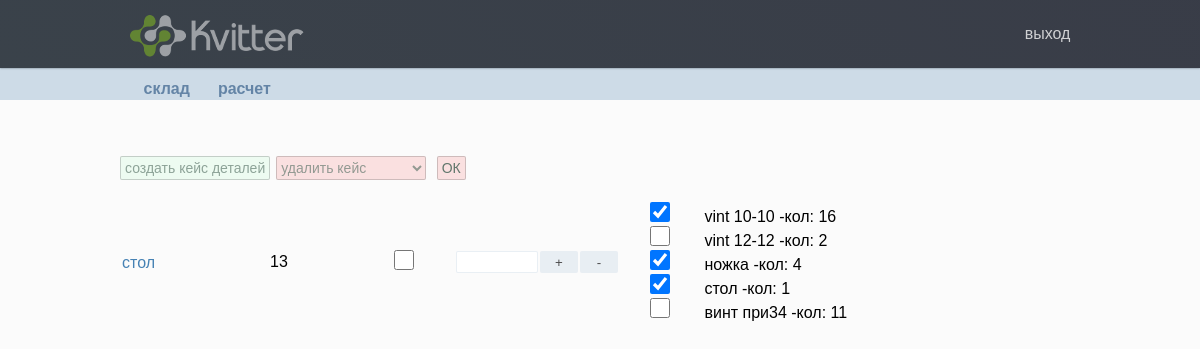
/sklad/product/stol/ (signed in), run on an earlier commit of the app's database.
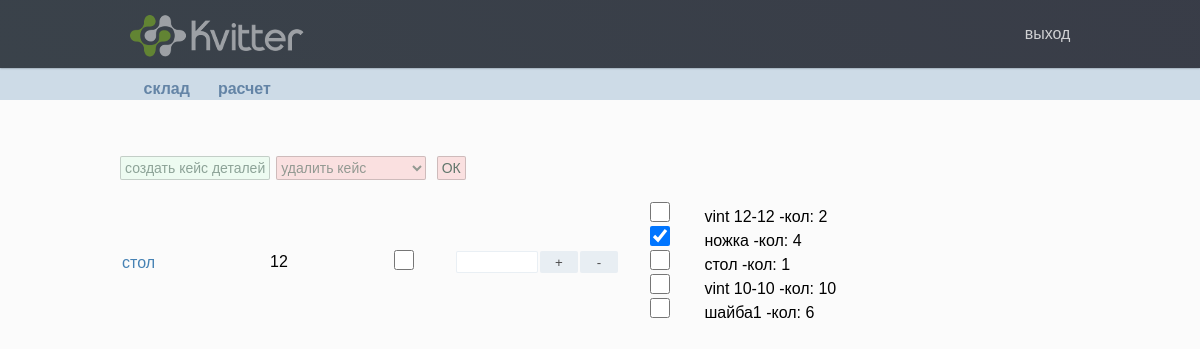
And on a later commit of the database.
### sklad/models.py (models this page shows, shortened)
class List_products(models.Model):
	title = models.CharField(max_length=50)
	count = models.IntegerField()
	slug = models.SlugField(max_length=50, null = False, unique=True)
	obj_details = models.ManyToManyField('Detail_in_products', default="default_obj_details", blank=True, verbose_name = 'детали')

### sklad/views.py (the view, shortened to what this page needs)
# urls.py: path('product/<str:slug>/', Product_update.as_view(), name='product_update_url'),
class Product_update(LoginRequiredMixin, View):
	def get(self, request, slug):
		product = List_products.objects.get(slug__iexact=slug)
		form_product = List_products_Form(instance=product)
		form_case = Detail_in_products_Form()
		case_del_form = Case_delete_Form()
		context = {
		'product': product,
		'form_product': form_product,
		'form_case': form_case,
		'case_del_form': case_del_form,
		}
		return render(request, 'sklad/product_update.html', context=context)

### sklad/forms.py
class List_products_Form(forms.ModelForm):
	class Meta:
		model = List_products
		fields = ['title','count', 'obj_details', 'slug']
		widget = {
				'title': forms.TextInput(),
				'count': forms.NumberInput(),
				'slug': forms.TextInput(),
		}
	obj_details = forms.ModelMultipleChoiceField(queryset=Detail_in_products.objects.all(), widget=forms.CheckboxSelectMultiple, required=True)
	cheek = forms.BooleanField(required=False)

class Detail_in_products_Form(forms.ModelForm):
	class Meta:
		model = Detail_in_products
		fields = ['detail', 'detail_count']
		widget = {
			'detail': forms.Select(),
			'detail_count': forms.NumberInput(),
		}

### sklad/models.py (called while the page is built)
	def __str__(self):
		return self.title

	def __str__(self):
		return '{} -кол: {}'.format(self.detail, self.detail_count)

### sklad/templates/sklad/product_update.html (shortened to what this page needs)
{% extends 'base.html' %}
{% block headerNav %}
<nav class='headerNav'>
	<ul>
		{% if user.is_authenticated %}
		<li><a href='{% url "sklad_list_url" %}'>склад</a></li>
		<li><a href='{% url "calculation_url" %}'>расчет</a></li>
		{% endif %}
	</ul>
</nav>
{% endblock %}
{% block content %}
{% load static %}
<div class="block_add_case">
	<div class="block_add_detail">
		<div>
			<button onclick="showHide('block_case')" class="button_add_detail">создать кейс деталей</button>
		</div>
		<div>
			<form  action ="{{ product.product_update_url }}" method="post" >
				{{case_del_form.list_case}}
				<button  class="ok_del" type="submit" name="case_delete" value="case_delete" >ОК</button>
			</form>
		</div>
	</div>
</div>
	<table class="tabl_details">
		<form action ="{{ product.product_update_url }}" method="post">
			<tr>
				<td class="detail_title">{{form_product.title}}</td>
				<td class="detail_count">{{form_product.count}}</td>
				<td class="detail_count">{{form_product.cheek}}</td>
				<td class="product_number"><input type="number" name="number"></td>
				<td><button class="detail_button" type="submit" name="product_button_plus" value="{{form_product.slug.value}}"> + </button></td>
				<td><button class="detail_button" type="submit" name="product_button_minus" value="{{form_product.slug.value}}"> - </button></td>
				<td id='{{form_product.slug.value}}' class="detail_count">{{form_product.obj_details }}</td>
			</tr>
		</form>
	</table>
{% endblock %}

What changed in the data, as far as the page shows it:
changed List_products "стол": count "13" → "12"
Also different on the page:
form field obj_details: "☑ ☐ ☑ ☑ ☐" → "☐ ☑ ☐ ☐ ☐"
text no longer shown: "vint 10-10 -кол: 16 vint 12-12 -кол: 2 ножка -кол: 4 стол -кол: 1 винт при34 -кол: 11"
text now shown: "vint 12-12 -кол: 2 ножка -кол: 4 стол -кол: 1 vint 10-10 -кол: 10 шайба1 -кол: 6"
